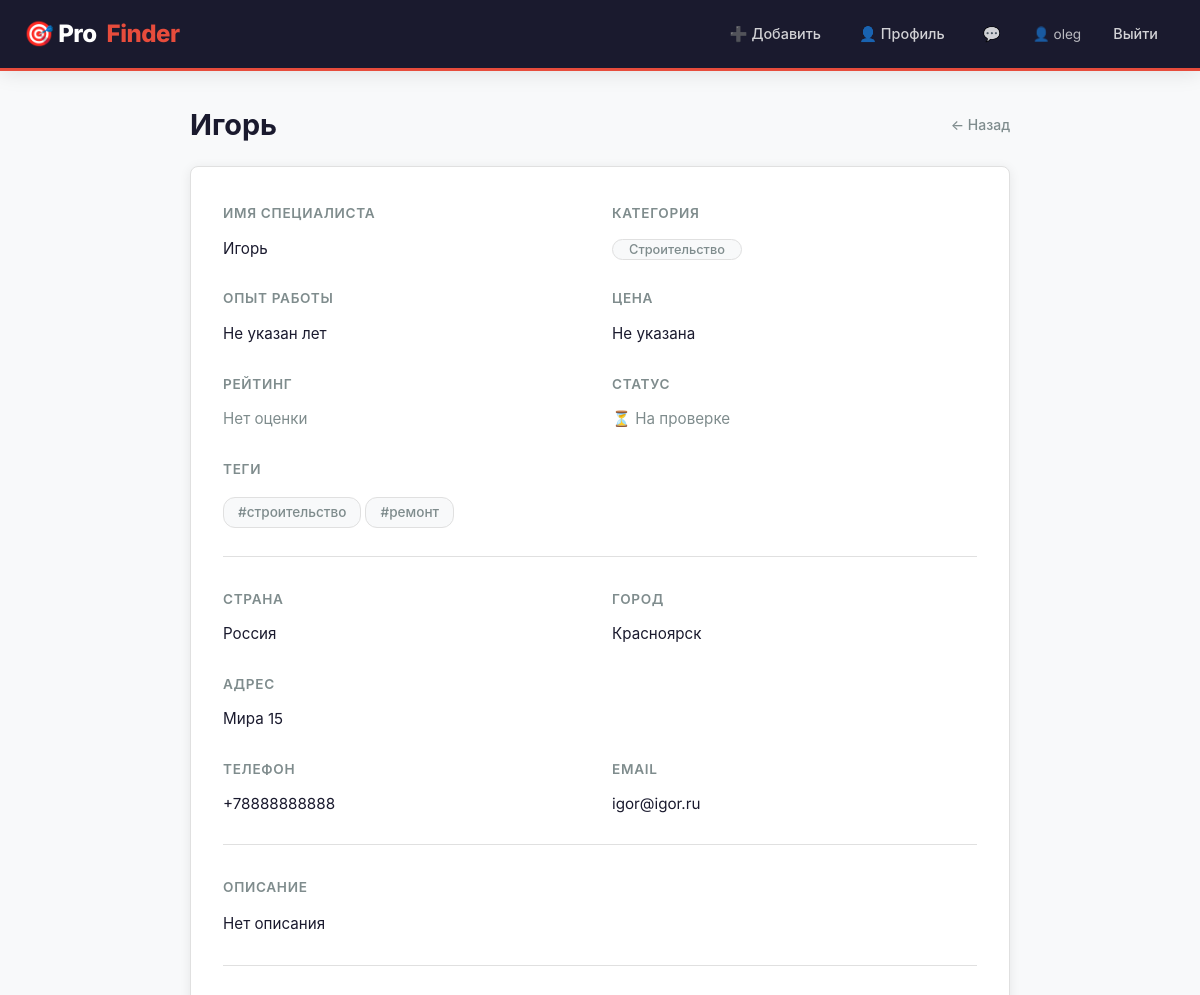
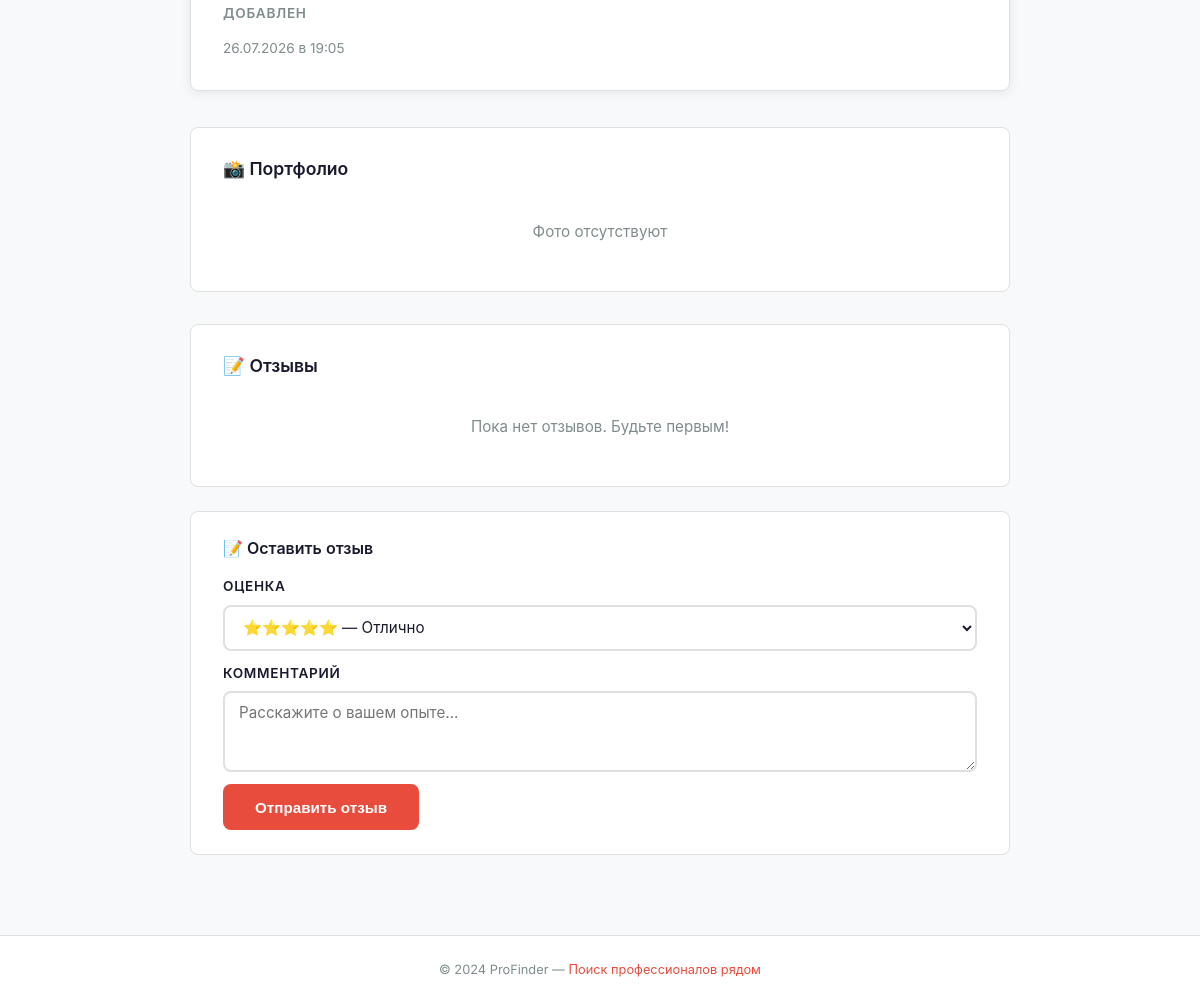
/provider/2/ (signed in), run on the app's committed database (2 pictures, top to bottom).
### users/models.py (models this page shows, shortened)
class User(AbstractUser):
    email = models.EmailField(unique=True)
    phone = models.CharField(max_length=20, blank=True, null=True)
    avatar = models.ImageField(
        upload_to=user_avatar_path,
        blank=True,
        null=True,
        verbose_name='Аватар'
    )
    is_active = models.BooleanField(default=True)
    last_login = models.DateTimeField(null=True, blank=True)
    created_at = models.DateTimeField(auto_now_add=True)
    telegram_id = models.BigIntegerField(
        null=True,
        blank=True,
        verbose_name='Telegram ID'
    )
    telegram_notifications = models.BooleanField(
        default=True,
        verbose_name='Уведомления в Telegram'
    )
    def get_unread_count(self):
        from chat.models import Message
        unread = 0
        for chat in self.get_all_chats():
            unread += chat.messages.filter(is_read=False).exclude(sender=self).count()
        return unread
    def get_all_chats(self):
        from chat.models import Chat
        return Chat.objects.filter(
            models.Q(user1=self) | models.Q(user2=self)
        ).order_by('-updated_at')
    def get_notifications(self):
        from chat.models import Message
        notifications = []
        for chat in self.get_all_chats():
            unread_messages = chat.messages.filter(
                is_read=False
            ).exclude(sender=self).order_by('-created_at')
        notifications.sort(key=lambda x: x['created_at'], reverse=True)
        return notifications[:20]

### providers/models.py (models this page shows, shortened)
class Provider(models.Model):
    full_name = models.CharField(max_length=100)
    category = models.CharField(max_length=50)
    phone = models.CharField(max_length=20, blank=True, null=True)
    email = models.EmailField(blank=True, null=True)
    address = models.CharField(max_length=200, blank=True, null=True)
    country = models.CharField(max_length=50)
    city = models.CharField(max_length=50, blank=True, null=True)
    rating = models.FloatField(default=0.0)
    description = models.TextField(blank=True, null=True)
    tags = models.TextField(blank=True, null=True)
    is_verified = models.BooleanField(default=False)
    is_active = models.BooleanField(default=True)
    created_by = models.ForeignKey(settings.AUTH_USER_MODEL, on_delete=models.CASCADE, related_name='providers')
    created_at = models.DateTimeField(auto_now_add=True)
    updated_at = models.DateTimeField(auto_now=True)
    experience_years = models.IntegerField(
        default=0,
        verbose_name='Опыт работы (лет)'
    )
    price_from = models.DecimalField(
        max_digits=10,
        decimal_places=2,
        null=True,
        blank=True,
        verbose_name='Цена от'
    )
    price_to = models.DecimalField(
        max_digits=10,
        decimal_places=2,
        null=True,
        blank=True,
        verbose_name='Цена до'
    )
    def get_tags_list(self):
        if self.tags:
            return [tag.strip() for tag in self.tags.split(',') if tag.strip()]
        return []

### users/views.py (the view)
# urls.py: path('provider/<int:provider_id>/', user_views.provider_detail, name='provider_detail'),
def provider_detail(request, provider_id):
    provider = get_object_or_404(Provider, id=provider_id)
    if not provider.is_active:
        messages.warning(request, 'Этот специалист временно недоступен')
    return render(request, 'provider_detail.html', {'provider': provider})

### templates/provider_detail.html (shortened to what this page needs)
{% extends "base.html" %}
{% block content %}
<div class="provider-detail">
    <div class="detail-header">
        <h1>{{ provider.full_name }}</h1>
        <div style="display: flex; gap: 12px; align-items: center;">
            <a href="{% url 'index' %}" class="back-link">← Назад</a>
        </div>
    </div>
    <div class="detail-card">
        <div class="detail-grid">
            <div>
                <div class="label">Имя специалиста</div>
                <div class="value">{{ provider.full_name }}</div>
            </div>
            <div>
                <div class="label">Категория</div>
                <div class="value"><span class="category-tag">{{ provider.category }}</span></div>
            </div>
            <div>
                <div class="label">Опыт работы</div>
                <div class="value">{{ provider.experience_years|default:"Не указан" }} лет</div>
            </div>
            <div>
                <div class="label">Цена</div>
                <div class="value">
                    {% if provider.price_from and provider.price_to %}
                        {{ provider.price_from }} ₽ - {{ provider.price_to }} ₽
                    {% elif provider.price_from %}
                        от {{ provider.price_from }} ₽
                    {% elif provider.price_to %}
                        до {{ provider.price_to }} ₽
                    {% else %}
                        Не указана
                    {% endif %}
                </div>
            </div>
            <div>
                <div class="label">Рейтинг</div>
                <div class="value">
                    {% if provider.rating %}
                        <span class="rating">
                            {% for i in "12345"|make_list %}
                                {% if forloop.counter <= provider.rating|add:"0"|floatformat:"0"|add:"0" %}
                                    ⭐
                                {% endif %}
                            {% endfor %}
                            {{ provider.rating }} ({{ provider.reviews.count }} отзывов)
                        </span>
                    {% else %}
                        <span style="color: var(--hh-gray);">Нет оценки</span>
                    {% endif %}
                </div>
            </div>
            <div>
                <div class="label">Статус</div>
                <div class="value">
                    {% if provider.is_verified %}
                        <span class="verified">✅ Проверен</span>
                    {% else %}
                        <span style="color: var(--hh-gray);">⏳ На проверке</span>
                    {% endif %}
                </div>
            </div>
            <div class="full-width">
                <div class="label">Теги</div>
                <div class="value">
                    {% if provider.tags %}
                        <div class="detail-tags">
                            {% for tag in provider.get_tags_list %}
                                <span class="tag">#{{ tag }}</span>
                            {% endfor %}
                        </div>
                    {% else %}
                        <span style="color: var(--hh-gray);">Нет тегов</span>
                    {% endif %}
                </div>
            </div>
            <hr class="divider">
            <div>
                <div class="label">Страна</div>
                <div class="value">{{ provider.country }}</div>
            </div>
            <div>
                <div class="label">Город</div>
                <div class="value">{{ provider.city|default:"Не указан" }}</div>
            </div>
            <div class="full-width">
                <div class="label">Адрес</div>
                <div class="value">{{ provider.address|default:"Не указан" }}</div>
            </div>
            <div>
                <div class="label">Телефон</div>
                <div class="value">{{ provider.phone|default:"Не указан" }}</div>
            </div>
            <div>
                <div class="label">Email</div>
                <div class="value">{{ provider.email|default:"Не указан" }}</div>
            </div>
            <hr class="divider">
            <div class="full-width">
                <div class="label">Описание</div>
                <div class="value" style="line-height: 1.7;">{{ provider.description|default:"Нет описания" }}</div>
            </div>
            <hr class="divider">
            <div class="full-width">
                <div class="label">Добавлен</div>
                <div class="value" style="color: var(--hh-gray); font-size: 0.85rem;">
                    {{ provider.created_at|date:"d.m.Y в H:i" }}
                </div>
            </div>
        </div>
    </div>
    <div class="photos-section">
        <h3>📸 Портфолио</h3>
        {% if provider.photos.all %}
            <div class="photos-grid">
                {% for photo in provider.photos.all %}
                    <div class="photo-item">
                        <img src="{{ photo.image.url }}" alt="{{ photo.caption|default:'Фото' }}">
                        {% if photo.is_main %}
                            <span class="photo-badge">⭐ Основное</span>
                        {% endif %}
                        {% if user.is_authenticated and user == provider.created_by %}
                            <form method="POST" action="{% url 'delete_provider_photo' photo.id %}" style="display:inline;">
                                {% csrf_token %}
                                <button type="submit" class="btn-delete-photo" onclick="return confirm('Удалить фото?')">🗑️</button>
                            </form>
                        {% endif %}
                    </div>
                {% endfor %}
            </div>
        {% else %}
            <p class="hint" style="padding: 20px;">Фото отсутствуют</p>
        {% endif %}
    </div>
    <div class="reviews-section">
        <h3>📝 Отзывы</h3>
        {% with approved_reviews=provider.reviews.all %}
            {% if approved_reviews %}
                {% for review in approved_reviews %}
                    {% if review.is_approved %}
                    <div class="review-item">
                        <div class="review-header">
                            <span class="review-author">{{ review.user.username }}</span>
                            <span class="review-rating">
                                {% for i in "12345"|make_list %}
                                    {% if forloop.counter <= review.rating %}
                                        ⭐
                                    {% endif %}
                                {% endfor %}
                            </span>
                            <span class="review-date">{{ review.created_at|date:"d.m.Y" }}</span>
                        </div>
                        <div class="review-comment">{{ review.comment }}</div>
                    </div>
                    {% endif %}
                {% endfor %}
            {% else %}
                <p class="hint" style="padding: 20px;">Пока нет отзывов. Будьте первым!</p>
            {% endif %}
        {% endwith %}
    </div>
    {% if user.is_authenticated and provider.is_active %}
        {% if user != provider.created_by %}
            <div class="add-review">
                <h4>📝 Оставить отзыв</h4>
                <form method="POST" action="{% url 'add_review' provider.id %}">
                    <div class="form-group">
                        <label>Оценка</label>
                        <select name="rating" class="form-control" required>
                            <option value="5">⭐⭐⭐⭐⭐ — Отлично</option>
                        </select>
                    </div>
                    <div class="form-group">
                        <label>Комментарий</label>
                        <textarea name="comment" class="form-control" rows="3" placeholder="Расскажите о вашем опыте..."></textarea>
                    </div>
                    <button type="submit" class="btn btn-primary">Отправить отзыв</button>
                </form>
            </div>
        {% else %}
            <div class="add-review" style="background: #f8f9fa; text-align: center; padding: 20px;">
                <p style="color: var(--hh-gray);">Вы не можете оставить отзыв на собственного специалиста</p>
            </div>
        {% endif %}
    {% elif not user.is_authenticated %}
        <div class="add-review">
            <p class="hint" style="padding: 20px;">🔑 <a href="{% url 'login' %}">Войдите</a>, чтобы оставить отзыв</p>
        </div>
    {% elif not provider.is_active %}
        <div class="add-review">
            <p class="hint" style="padding: 20px;">⛔ Этот специалист временно недоступен</p>
        </div>
    {% endif %}
</div>
{% endblock %}

### templates/base.html (shortened to what this page needs)
<!DOCTYPE html>
<html lang="ru">
<head>
    {% load static %}
    <link rel="stylesheet" href="{% static 'css/style.css' %}">
</head>
<body>
    <nav class="navbar">
        <div class="nav-container">
            <div class="nav-brand">
                <a href="{% url 'index' %}">
                    🎯 Pro<span class="accent">Finder</span>
                </a>
            </div>
            <div class="nav-menu">
                {% if user.is_authenticated %}
                    <a href="{% url 'add_provider' %}" class="{% if request.resolver_match.url_name == 'add_provider' %}active{% endif %}">➕ Добавить</a>
                    <a href="{% url 'profile' %}" class="{% if request.resolver_match.url_name == 'profile' %}active{% endif %}">👤 Профиль</a>
                    <div class="notifications-wrapper">
                        <a href="#" class="notifications-btn" onclick="toggleNotifications(event)">
                            💬
                        </a>
                    </div>
                    <span class="user-name">👤 {{ user.username }}</span>
                    <a href="{% url 'logout' %}">Выйти</a>
                {% else %}
                    <a href="{% url 'login' %}" class="{% if request.resolver_match.url_name == 'login' %}active{% endif %}">Войти</a>
                    <a href="{% url 'register' %}" class="btn-nav">Регистрация</a>
                {% endif %}
            </div>
        </div>
    </nav>
    <div class="container">
        {% block content %}{% endblock %}
    </div>
    <footer>
        <p>© 2024 ProFinder — <span class="accent">Поиск профессионалов рядом</span></p>
    </footer>
</body>
</html>

### data on the page
User: username "oleg"
Provider: full_name "Игорь", category "Строительство", experience_years "Не указан", country "Россия", city "Красноярск", address "Мира 15", phone "+78888888888", email "igor@igor.ru", description "Нет описания", created_at "26.07.2026 в 19:05"

### other printed values
{{ tag }} "строительство" "ремонт"
